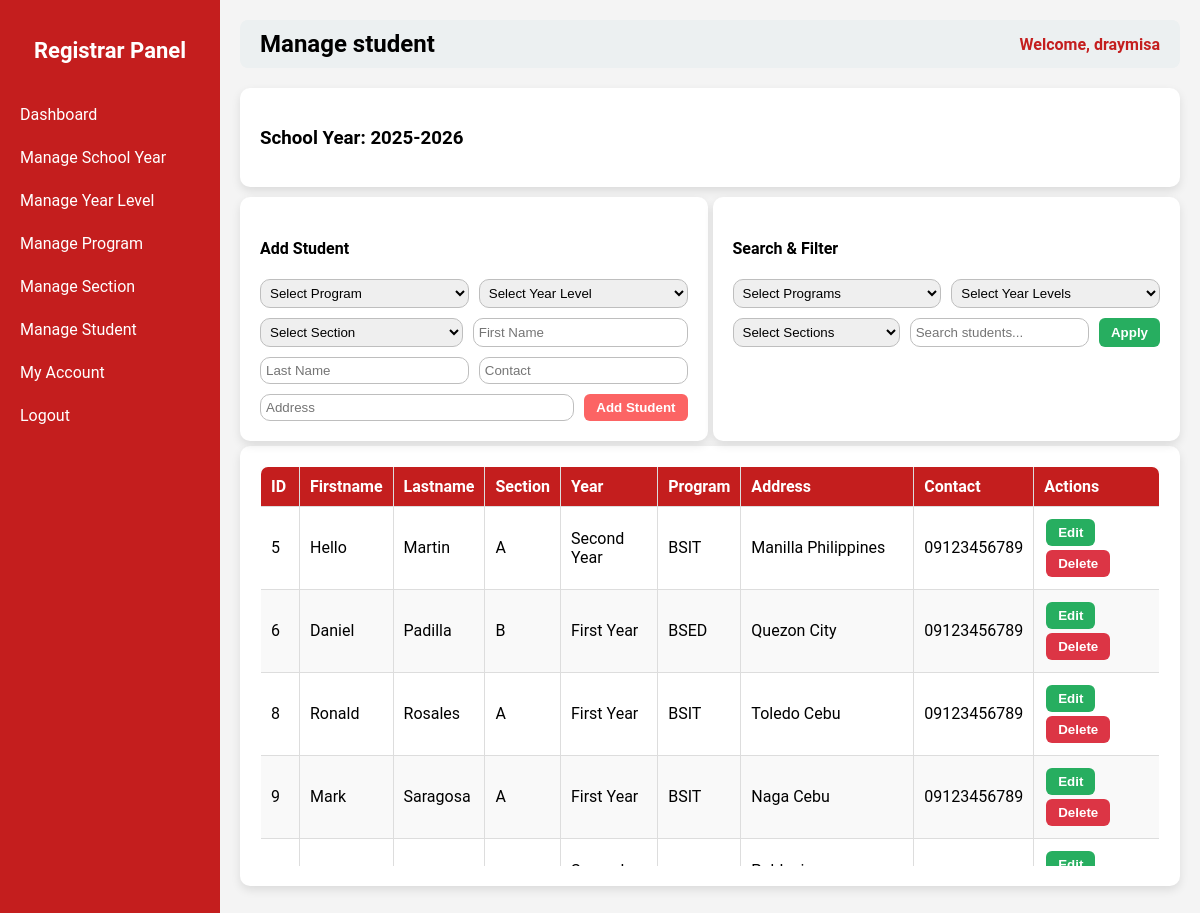
The page /registrar.php?page=manage_student (signed in) on the database as committed earlier.
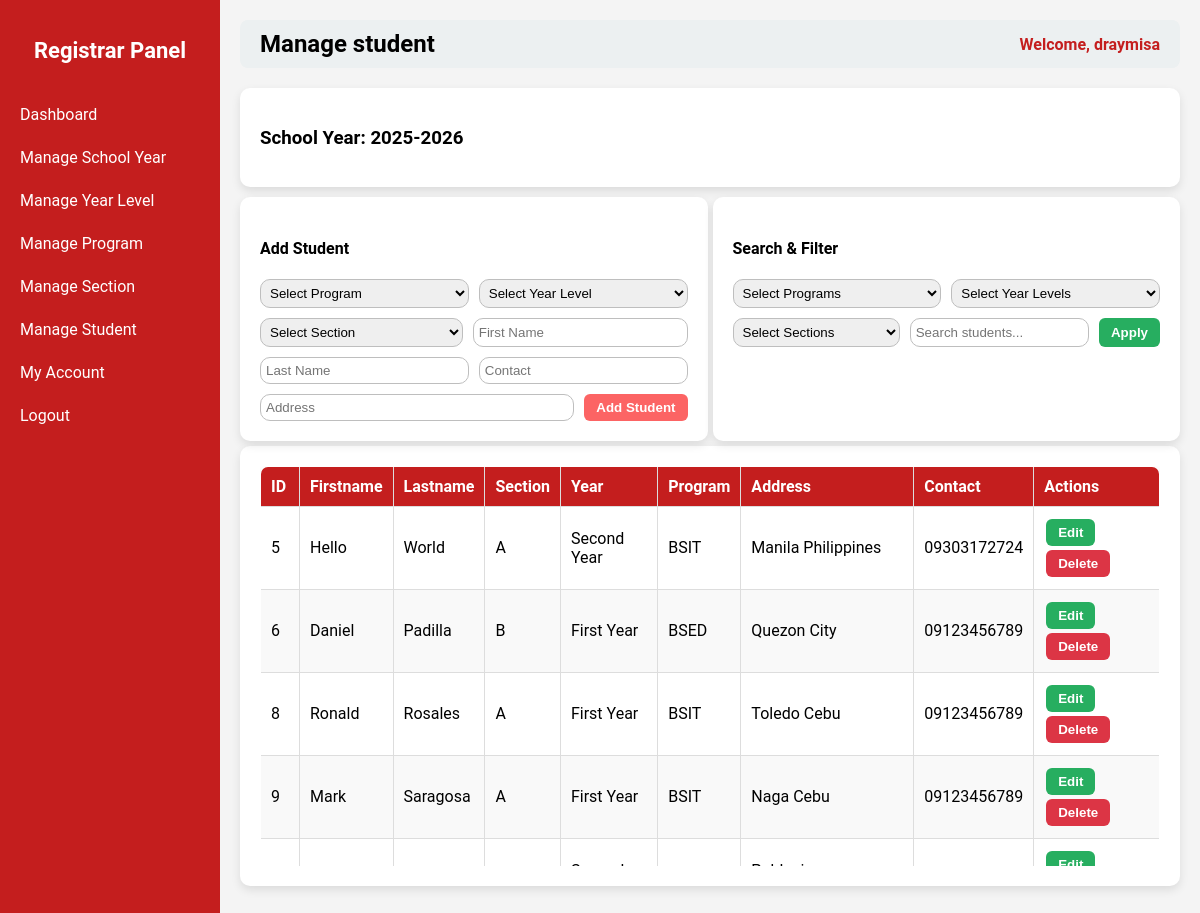
The same page on the database as committed later.
### tables this page shows
CREATE TABLE `students` (
  `id` int(11) NOT NULL,
  `first_name` varchar(50) NOT NULL,
  `last_name` varchar(50) NOT NULL,
  `school_year_id` int(11) NOT NULL,
  `program_id` int(11) NOT NULL,
  `year_level_id` int(11) NOT NULL,
  `section_id` int(11) NOT NULL,
  `address` varchar(100) NOT NULL,
  `contact` varchar(20) NOT NULL,
  `img` varchar(255) NOT NULL,
  `user_id` int(11) NOT NULL
);

CREATE TABLE `sections` (
  `id` int(11) NOT NULL,
  `section_name` varchar(50) NOT NULL
);

CREATE TABLE `year_levels` (
  `id` int(11) NOT NULL,
  `year_level` varchar(50) NOT NULL
);

CREATE TABLE `programs` (
  `id` int(11) NOT NULL,
  `program_code` varchar(50) NOT NULL,
  `program_name` varchar(100) NOT NULL
);

### registrar_pages/manage_student.php (the view, shortened to what this page needs)
<?php
require __DIR__ . '/../db_connect.php';
$current_sy = $pdo->query("SELECT * FROM school_years WHERE is_current=1 LIMIT 1")->fetch(PDO::FETCH_ASSOC);
$current_sy_id = $current_sy['id'];
$edit_mode = false;
$edit_student = [];
$search = $_GET['search'] ?? '';
$sql = "
    SELECT st.*, sec.section_name, yl.year_level, p.program_code
    FROM students st
    LEFT JOIN sections sec ON st.section_id = sec.id
    LEFT JOIN year_levels yl ON st.year_level_id = yl.id
    LEFT JOIN programs p ON st.program_id = p.id
    WHERE st.school_year_id = ?
";
$params = [$current_sy_id];
$sql .= " ORDER BY st.id ASC";
$students = $pdo->prepare($sql);
$students->execute($params);
$students = $students->fetchAll(PDO::FETCH_ASSOC);
?>
<div class="container">
    <h3>School Year: <?= htmlspecialchars($current_sy['school_year']); ?></h3>
</div>
<div class="flex-container">
    <div class="container half">
    <h4><?= $edit_mode ? "Update Student" : "Add Student" ?></h4>
    <form method="POST" class="form-box">
<select name="program_id" required>
    <option value="">Select Program</option>
</select>
<select name="year_level_id" required>
    <option value="">Select Year Level</option>
</select>
<select name="section_id" required>
    <option value="">Select Section</option>
</select>
        <input type="text" name="first_name" placeholder="First Name"
               value="<?= htmlspecialchars($edit_student['first_name'] ?? '') ?>" required>
        <input type="text" name="last_name" placeholder="Last Name"
               value="<?= htmlspecialchars($edit_student['last_name'] ?? '') ?>" required>
        <input type="text" name="contact" placeholder="Contact"
               value="<?= htmlspecialchars($edit_student['contact'] ?? '') ?>">
        <input type="text" name="address" placeholder="Address"
               value="<?= htmlspecialchars($edit_student['address'] ?? '') ?>">
        <?php if ($edit_mode): ?>
            <input type="hidden" name="id" value="<?= $edit_student['id'] ?>">
            <button type="submit" name="update_student" class="btn btn-warning">Update Student</button>
            <a href="" class="btn btn-secondary">Cancel</a>
        <?php else: ?>
            <button type="submit" name="add_student" class="btn btn-primary">Add Student</button>
        <?php endif; ?>
    </form>
</div>
    <div class="container half">
        <h4>Search & Filter</h4>
        <form method="GET" action="registrar.php" class="form-box">
            <select name="filter_program">
                <option value="">Select Programs</option>
            </select>
            <select name="filter_year">
                <option value="">Select Year Levels</option>
            </select>
            <select name="filter_section">
                <option value="">Select Sections</option>
            </select>
            <input type="text" name="search" placeholder="Search students..." value="<?= htmlspecialchars($search) ?>">
            <button type="submit" class="btn btn-info">Apply</button>
        </form>
    </div>
</div>
<div class="container">
    <div class="table-box">
        <table class="styled-table">
            <thead>
                <tr>
                    <th>ID</th>
                    <th>Firstname</th>
                    <th>Lastname</th>
                    <th>Section</th>
                    <th>Year</th>
                    <th>Program</th>
                    <th>Address</th>
                    <th>Contact</th>
                    <th>Actions</th>
                </tr>
            </thead>
            <tbody>
            <?php if (count($students) > 0): ?>
                <?php foreach ($students as $stu): ?>
                    <tr>
                        <td><?= $stu['id'] ?></td>
                        <td><?= htmlspecialchars($stu['first_name']) ?></td>
                        <td><?= htmlspecialchars($stu['last_name']) ?></td>
                        <td><?= htmlspecialchars($stu['section_name']) ?></td>
                        <td><?= htmlspecialchars($stu['year_level']) ?></td>
                        <td><?= htmlspecialchars($stu['program_code']) ?></td>
                        <td><?= htmlspecialchars($stu['address']) ?></td>
                        <td><?= htmlspecialchars($stu['contact']) ?></td>
                        <td>
                            <form method="POST" class="inline-form">
                                <button type="submit" name="edit_student" class="btn btn-info">Edit</button>
                            </form>
                            <form method="POST" class="inline-form">
                                <button type="submit" name="delete_student" class="btn btn-danger"
                                        onclick="return confirm('Are you sure?')">Delete</button>
                            </form>
                        </td>
                    </tr>
                <?php endforeach; ?>
            <?php else: ?>
                <tr><td colspan="9" style="text-align:center;">No students found.</td></tr>
            <?php endif; ?>
            </tbody>
        </table>
    </div>
</div>

Rows that differ between the two databases and show on the page:
changed students "Hello": last_name "Martin" → "World"; address "Manilla Philippines" → "Manila Philippines"; contact "09123456789" → "09303172724"
